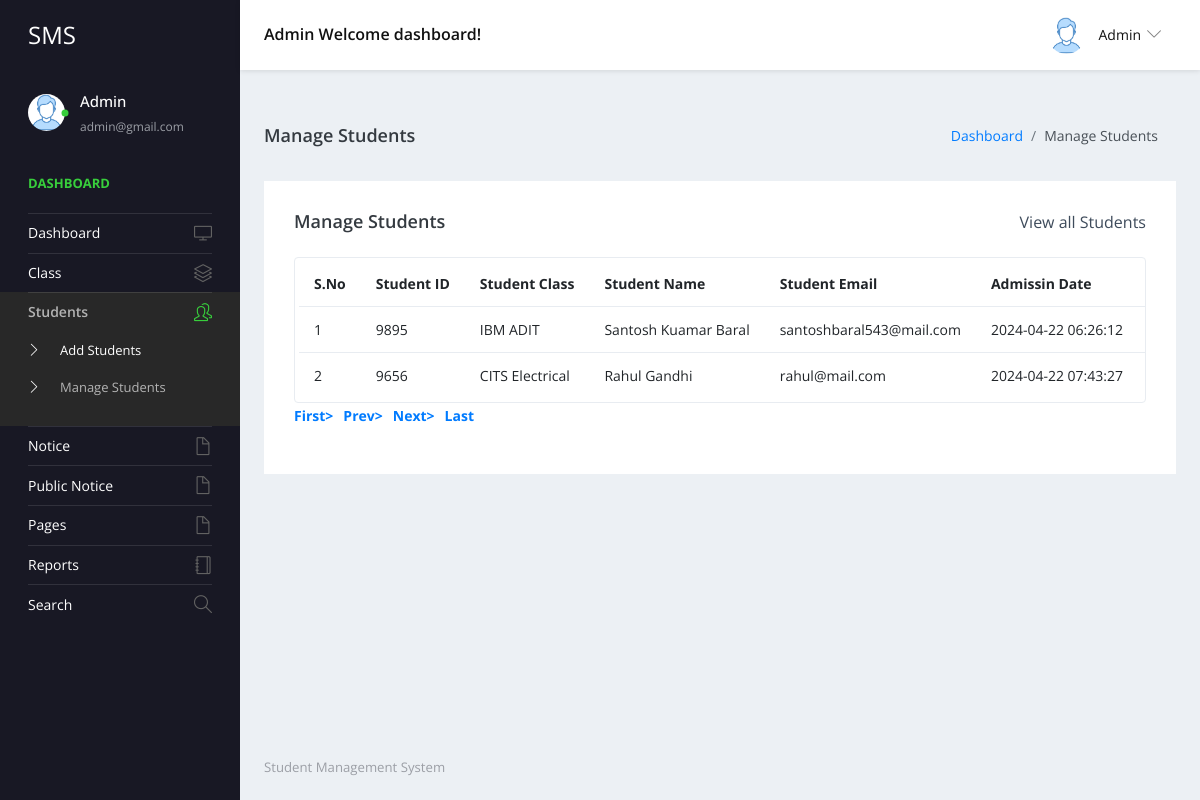
The page /admin/manage-students.php (signed in) on the database its author committed.
### tables this page shows
CREATE TABLE `tblstudent` (
  `ID` int(10) NOT NULL,
  `StudentName` varchar(200) DEFAULT NULL,
  `StudentEmail` varchar(200) DEFAULT NULL,
  `StudentClass` varchar(100) DEFAULT NULL,
  `Gender` varchar(50) DEFAULT NULL,
  `DOB` date DEFAULT NULL,
  `RegNo` varchar(200) DEFAULT NULL,
  `FatherName` mediumtext DEFAULT NULL,
  `MotherName` mediumtext DEFAULT NULL,
  `ContactNumber` bigint(10) DEFAULT NULL,
  `AadharNumber` int(12) DEFAULT NULL,
  `State` mediumtext DEFAULT NULL,
  `AcademicQlf` varchar(200) DEFAULT NULL,
  `TechnicalQlf` varchar(200) DEFAULT NULL,
  `UserName` varchar(200) DEFAULT NULL,
  `Password` varchar(200) DEFAULT NULL,
  `Image` varchar(200) DEFAULT NULL,
  `DateofAdmission` timestamp NULL DEFAULT current_timestamp()
);

CREATE TABLE `tblclass` (
  `ID` int(5) NOT NULL,
  `SchemeName` varchar(50) DEFAULT NULL,
  `TradeName` varchar(20) DEFAULT NULL,
  `CreationDate` timestamp NULL DEFAULT current_timestamp()
);

### admin/manage-students.php (the view, shortened to what this page needs)
<?php
include('includes/dbconnection.php');
if (strlen($_SESSION['sturecmsaid']==0)) {
  header('location:logout.php');
  } else{
?>
<!DOCTYPE html>
<html lang="en">
  <head>
    <link rel="stylesheet" href="vendors/simple-line-icons/css/simple-line-icons.css">
    <link rel="stylesheet" href="vendors/flag-icon-css/css/flag-icon.min.css">
    <link rel="stylesheet" href="vendors/css/vendor.bundle.base.css">
    <link rel="stylesheet" href="./vendors/daterangepicker/daterangepicker.css">
    <link rel="stylesheet" href="./vendors/chartist/chartist.min.css">
    <link rel="stylesheet" href="./css/style.css">
  </head>
  <body>
    <div class="container-scroller">
     <?php include_once('includes/header.php');?>
      <div class="container-fluid page-body-wrapper">
        <?php include_once('includes/sidebar.php');?>
        <div class="main-panel">
          <div class="content-wrapper">
             <div class="page-header">
              <h3 class="page-title"> Manage Students </h3>
              <nav aria-label="breadcrumb">
                <ol class="breadcrumb">
                  <li class="breadcrumb-item"><a href="dashboard.php">Dashboard</a></li>
                  <li class="breadcrumb-item active" aria-current="page"> Manage Students</li>
                </ol>
              </nav>
            </div>
            <div class="row">
              <div class="col-md-12 grid-margin stretch-card">
                <div class="card">
                  <div class="card-body">
                    <div class="d-sm-flex align-items-center mb-4">
                      <h4 class="card-title mb-sm-0">Manage Students</h4>
                      <a href="#" class="text-dark ml-auto mb-3 mb-sm-0"> View all Students</a>
                    </div>
                    <div class="table-responsive border rounded p-1">
                      <table class="table">
                        <thead>
                          <tr>
                            <th class="font-weight-bold">S.No</th>
                            <th class="font-weight-bold">Student ID</th>
                            <th class="font-weight-bold">Student Class</th>
                            <th class="font-weight-bold">Student Name</th>
                            <th class="font-weight-bold">Student Email</th>
                            <th class="font-weight-bold">Admissin Date</th>
                            <th class="font-weight-bold">Action</th>
                          </tr>
                        </thead>
                        <tbody>
                           <?php
                            if (isset($_GET['pageno'])) {
            $pageno = $_GET['pageno'];
        } else {
            $pageno = 1;
        }
        $no_of_records_per_page = 15;
        $offset = ($pageno-1) * $no_of_records_per_page;
       $ret = "SELECT ID FROM tblstudent";
$query1 = $dbh -> prepare($ret);
$query1->execute();
$total_rows=$query1->rowCount();
$total_pages = ceil($total_rows / $no_of_records_per_page);
$sql="SELECT tblstudent.RegNo,tblstudent.ID as sid,tblstudent.StudentName,tblstudent.StudentEmail,tblstudent.DateofAdmission,tblclass.SchemeName,tblclass.TradeName from tblstudent join tblclass on tblclass.ID=tblstudent.StudentClass LIMIT $offset, $no_of_records_per_page";
$query = $dbh -> prepare($sql);
$query->execute();
$results=$query->fetchAll(PDO::FETCH_OBJ);
$cnt=1;
if($query->rowCount() > 0)
{
foreach($results as $row)
{               ?>
                          <tr>
                            <td><?php echo htmlentities($cnt);?></td>
                            <td><?php  echo htmlentities($row->RegNo);?></td>
                            <td><?php  echo htmlentities($row->SchemeName);?> <?php  echo htmlentities($row->TradeName);?></td>
                            <td><?php  echo htmlentities($row->StudentName);?></td>
                            <td><?php  echo htmlentities($row->StudentEmail);?></td>
                            <td><?php  echo htmlentities($row->DateofAdmission);?></td>
                            <td>
                            </td>
                          </tr><?php $cnt=$cnt+1;}} ?>
                        </tbody>
                      </table>
                    </div>
                    <div align="left">
    <ul class="pagination" >
        <li><a href="?pageno=1"><strong>First></strong></a></li>
        <li class="<?php if($pageno <= 1){ echo 'disabled'; } ?>">
            <a href="<?php if($pageno <= 1){ echo '#'; } else { echo "?pageno=".($pageno - 1); } ?>"><strong style="padding-left: 10px">Prev></strong></a>
        </li>
        <li class="<?php if($pageno >= $total_pages){ echo 'disabled'; } ?>">
            <a href="<?php if($pageno >= $total_pages){ echo '#'; } else { echo "?pageno=".($pageno + 1); } ?>"><strong style="padding-left: 10px">Next></strong></a>
        </li>
        <li><a href="?pageno=<?php echo $total_pages; ?>"><strong style="padding-left: 10px">Last</strong></a></li>
    </ul>
</div>
                  </div>
                </div>
              </div>
            </div>
          </div>
         <?php include_once('includes/footer.php');?>
        </div>
      </div>
    </div>
  </body>
</html><?php }  ?>

### admin/includes/header.php (shortened to what this page needs)
 <nav class="navbar default-layout-navbar col-lg-12 col-12 p-0 fixed-top d-flex flex-row">
        <div class="navbar-brand-wrapper d-flex align-items-center">
          <a class="navbar-brand brand-logo" href="dashboard.php">
            <strong style="color: white;">SMS</strong>
          </a>
        </div><?php
         $aid= $_SESSION['sturecmsaid'];
$sql="SELECT * from tbladmin where ID=:aid";
$query = $dbh -> prepare($sql);
$query->bindParam(':aid',$aid,PDO::PARAM_STR);
$query->execute();
$results=$query->fetchAll(PDO::FETCH_OBJ);
$cnt=1;
if($query->rowCount() > 0)
{
foreach($results as $row)
{               ?>
        <div class="navbar-menu-wrapper d-flex align-items-center flex-grow-1">
          <h5 class="mb-0 font-weight-medium d-none d-lg-flex"><?php  echo htmlentities($row->AdminName);?> Welcome dashboard!</h5>
          <ul class="navbar-nav navbar-nav-right ml-auto">
            <li class="nav-item dropdown d-none d-xl-inline-flex user-dropdown">
              <a class="nav-link dropdown-toggle" id="UserDropdown" href="#" data-toggle="dropdown" aria-expanded="false">
                <img class="img-xs rounded-circle ml-2" src="images/faces/face8.jpg" alt="Profile image"> <span class="font-weight-normal"> <?php  echo htmlentities($row->AdminName);?> </span></a>
                <?php $cnt=$cnt+1;}} ?>
            </li>
          </ul>
        </div>
      </nav>

### admin/includes/sidebar.php (shortened to what this page needs)
<nav class="sidebar sidebar-offcanvas" id="sidebar">
          <ul class="nav">
            <li class="nav-item nav-profile">
              <a href="#" class="nav-link">
                <div class="profile-image">
                  <img class="img-xs rounded-circle" src="images/faces/face8.jpg" alt="profile image">
                  <div class="dot-indicator bg-success"></div>
                </div>
                <div class="text-wrapper">
                  <?php
         $aid= $_SESSION['sturecmsaid'];
$sql="SELECT * from tbladmin where ID=:aid";
$query = $dbh -> prepare($sql);
$query->bindParam(':aid',$aid,PDO::PARAM_STR);
$query->execute();
$results=$query->fetchAll(PDO::FETCH_OBJ);
$cnt=1;
if($query->rowCount() > 0)
{
foreach($results as $row)
{               ?>
                  <p class="profile-name"><?php  echo htmlentities($row->AdminName);?></p>
                  <p class="designation"><?php  echo htmlentities($row->Email);?></p><?php $cnt=$cnt+1;}} ?>
                </div>
              </a>
            </li>
            <li class="nav-item nav-category">
              <span class="nav-link">Dashboard</span>
            </li>
            <li class="nav-item">
              <a class="nav-link" href="dashboard.php">
                <span class="menu-title">Dashboard</span>
                <i class="icon-screen-desktop menu-icon"></i>
              </a>
            </li>
            <li class="nav-item">
              <a class="nav-link" data-toggle="collapse" href="#ui-basic" aria-expanded="false" aria-controls="ui-basic">
                <span class="menu-title">Class</span>
                <i class="icon-layers menu-icon"></i>
              </a>
            </li>
            <li class="nav-item">
              <a class="nav-link" data-toggle="collapse" href="#ui-basic1" aria-expanded="false" aria-controls="ui-basic1">
                <span class="menu-title">Students</span>
                <i class="icon-people menu-icon"></i>
              </a>
              <div class="collapse" id="ui-basic1">
                <ul class="nav flex-column sub-menu">
                  <li class="nav-item"> <a class="nav-link" href="add-students.php">Add Students</a></li>
                  <li class="nav-item"> <a class="nav-link" href="manage-students.php">Manage Students</a></li>
                </ul>
              </div>
            </li>
            <li class="nav-item">
              <a class="nav-link" data-toggle="collapse" href="#auth" aria-expanded="false" aria-controls="auth">
                <span class="menu-title">Notice</span>
                <i class="icon-doc menu-icon"></i>
              </a>
            </li>
            <li class="nav-item">
              <a class="nav-link" data-toggle="collapse" href="#auth1" aria-expanded="false" aria-controls="auth">
                <span class="menu-title">Public Notice</span>
                <i class="icon-doc menu-icon"></i>
              </a>
              <li class="nav-item">
              <a class="nav-link" data-toggle="collapse" href="#auth2" aria-expanded="false" aria-controls="auth">
                <span class="menu-title">Pages</span>
                <i class="icon-doc menu-icon"></i>
              </a>
            </li>
              <li class="nav-item">
              <a class="nav-link" href="between-dates-reports.php">
                <span class="menu-title">Reports</span>
                <i class="icon-notebook menu-icon"></i>
              </a>
            </li>
            <li class="nav-item">
              <a class="nav-link" href="search.php">
                <span class="menu-title">Search</span>
                <i class="icon-magnifier menu-icon"></i>
              </a>
            </li>
            </li>
          </ul>
        </nav>

### rows shown on the page
tblstudent: RegNo "9895", tblclass.SchemeName "IBM", tblclass.TradeName "ADIT", StudentName "Santosh Kuamar Baral", StudentEmail "santoshbaral543@mail.com", DateofAdmission "2024-04-22 06:26:12"
tblstudent: RegNo "9656", tblclass.SchemeName "CITS", tblclass.TradeName "Electrical", StudentName "Rahul Gandhi", StudentEmail "rahul@mail.com", DateofAdmission "2024-04-22 07:43:27"

### other values the page prints
$row->AdminName "Admin"
$row->Email "admin@gmail.com"
